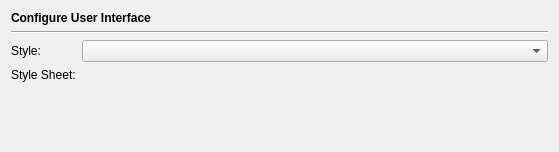
<?xml version="1.0" encoding="UTF-8"?>
<ui version="4.0">
 <class>HelpInterfacePage</class>
 <widget class="QWidget" name="HelpInterfacePage">
  <property name="geometry">
   <rect>
    <x>0</x>
    <y>0</y>
    <width>557</width>
    <height>152</height>
   </rect>
  </property>
  <layout class="QVBoxLayout" name="verticalLayout">
   <item>
    <widget class="QLabel" name="headerLabel">
     <property name="text">
      <string>&lt;b&gt;Configure User Interface&lt;/b&gt;</string>
     </property>
    </widget>
   </item>
   <item>
    <widget class="Line" name="line9">
     <property name="frameShape">
      <enum>QFrame::HLine</enum>
     </property>
     <property name="frameShadow">
      <enum>QFrame::Sunken</enum>
     </property>
     <property name="orientation">
      <enum>Qt::Horizontal</enum>
     </property>
    </widget>
   </item>
   <item>
    <layout class="QGridLayout" name="gridLayout">
     <item row="0" column="0">
      <widget class="QLabel" name="label_2">
       <property name="text">
        <string>Style:</string>
       </property>
      </widget>
     </item>
     <item row="0" column="1">
      <widget class="QComboBox" name="styleComboBox">
       <property name="toolTip">
        <string>Select the interface style</string>
       </property>
      </widget>
     </item>
     <item row="1" column="0">
      <widget class="QLabel" name="label_3">
       <property name="text">
        <string>Style Sheet:</string>
       </property>
      </widget>
     </item>
     <item row="1" column="1">
      <widget class="E5PathPicker" name="styleSheetPicker" native="true">
       <property name="sizePolicy">
        <sizepolicy hsizetype="Expanding" vsizetype="Preferred">
         <horstretch>0</horstretch>
         <verstretch>0</verstretch>
        </sizepolicy>
       </property>
       <property name="focusPolicy">
        <enum>Qt::StrongFocus</enum>
       </property>
       <property name="toolTip">
        <string>Enter the name of the style sheet file</string>
       </property>
      </widget>
     </item>
    </layout>
   </item>
   <item>
    <spacer>
     <property name="orientation">
      <enum>Qt::Vertical</enum>
     </property>
     <property name="sizeHint" stdset="0">
      <size>
       <width>537</width>
       <height>41</height>
      </size>
     </property>
    </spacer>
   </item>
  </layout>
 </widget>
 <customwidgets>
  <customwidget>
   <class>E5PathPicker</class>
   <extends>QWidget</extends>
   <header>E5Gui/E5PathPicker.h</header>
   <container>1</container>
  </customwidget>
 </customwidgets>
 <tabstops>
  <tabstop>styleComboBox</tabstop>
 </tabstops>
 <resources/>
 <connections/>
</ui>
